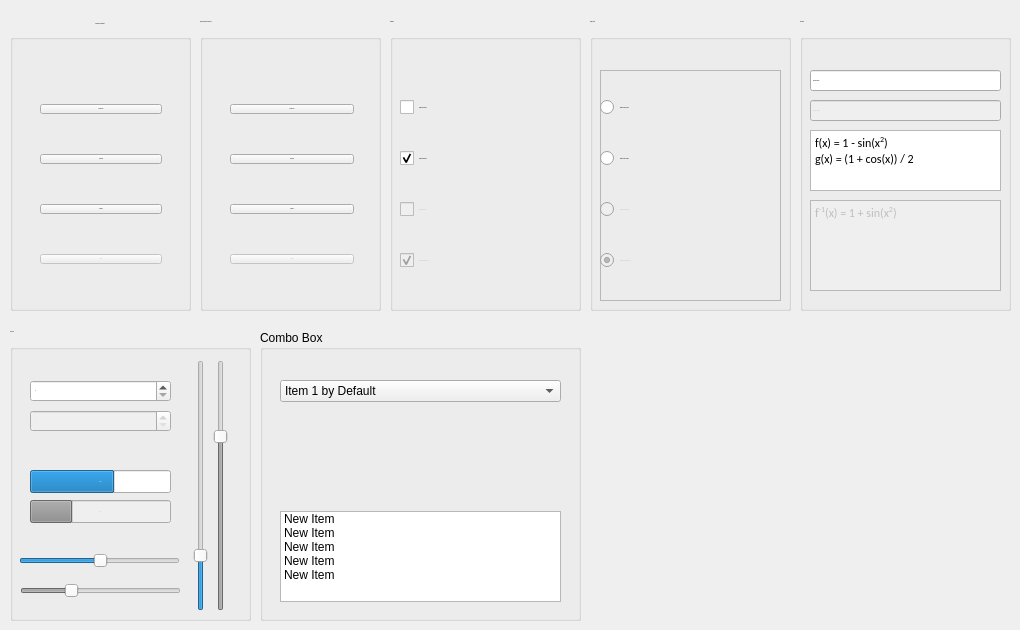
      <widget class="QWidget" name="tab_9">
       <attribute name="title">
        <string>Componets_Blue</string>
       </attribute>
       <widget class="QGroupBox" name="groupBox_15">
        <property name="geometry">
         <rect>
          <x>590</x>
          <y>20</y>
          <width>201</width>
          <height>291</height>
         </rect>
        </property>
        <property name="font">
         <font>
          <family>Calibri</family>
          <pointsize>-1</pointsize>
          <weight>50</weight>
          <italic>false</italic>
          <bold>false</bold>
         </font>
        </property>
        <property name="title">
         <string>Radio Botton</string>
        </property>
        <widget class="QFrame" name="frame_3">
         <property name="geometry">
          <rect>
           <x>10</x>
           <y>50</y>
           <width>181</width>
           <height>231</height>
          </rect>
         </property>
         <property name="frameShape">
          <enum>QFrame::StyledPanel</enum>
         </property>
         <property name="frameShadow">
          <enum>QFrame::Raised</enum>
         </property>
         <widget class="QWidget" name="verticalLayoutWidget_9">
          <property name="geometry">
           <rect>
            <x>0</x>
            <y>0</y>
            <width>181</width>
            <height>231</height>
           </rect>
          </property>
          <layout class="QVBoxLayout" name="verticalLayout_9">
           <item>
            <widget class="QRadioButton" name="radioButton_9">
             <property name="text">
              <string>Radio Button uncheck</string>
             </property>
             <property name="Blue" stdset="0">
              <bool>true</bool>
             </property>
            </widget>
           </item>
           <item>
            <widget class="QRadioButton" name="radioButton_10">
             <property name="text">
              <string>Radio Button checked</string>
             </property>
             <property name="checked">
              <bool>false</bool>
             </property>
             <property name="Blue" stdset="0">
              <bool>true</bool>
             </property>
            </widget>
           </item>
           <item>
            <widget class="QRadioButton" name="radioButton_11">
             <property name="enabled">
              <bool>false</bool>
             </property>
             <property name="text">
              <string>Radio Button unabled</string>
             </property>
            </widget>
           </item>
           <item>
            <widget class="QRadioButton" name="radioButton_12">
             <property name="enabled">
              <bool>false</bool>
             </property>
             <property name="text">
              <string>Radio Button unablecheck</string>
             </property>
             <property name="checked">
              <bool>true</bool>
             </property>
            </widget>
           </item>
          </layout>
         </widget>
        </widget>
       </widget>
       <widget class="QGroupBox" name="groupBox_16">
        <property name="geometry">
         <rect>
          <x>200</x>
          <y>20</y>
          <width>181</width>
          <height>291</height>
         </rect>
        </property>
        <property name="font">
         <font>
          <family>Calibri</family>
          <pointsize>-1</pointsize>
          <weight>50</weight>
          <italic>false</italic>
          <bold>false</bold>
         </font>
        </property>
        <property name="title">
         <string>Grayscale Button(Alternative)</string>
        </property>
        <widget class="QWidget" name="verticalLayoutWidget_10">
         <property name="geometry">
          <rect>
           <x>30</x>
           <y>50</y>
           <width>124</width>
           <height>231</height>
          </rect>
         </property>
         <layout class="QVBoxLayout" name="verticalLayout_10">
          <item>
           <widget class="QPushButton" name="pushButton_17">
            <property name="font">
             <font>
              <family>Calibri</family>
              <pointsize>-1</pointsize>
              <weight>50</weight>
              <italic>false</italic>
              <bold>false</bold>
             </font>
            </property>
            <property name="styleSheet">
             <string notr="true"/>
            </property>
            <property name="text">
             <string>Push Button</string>
            </property>
            <property name="Gray" stdset="0">
             <bool>true</bool>
            </property>
           </widget>
          </item>
          <item>
           <widget class="QPushButton" name="pushButton_18">
            <property name="font">
             <font>
              <family>Calibri</family>
              <pointsize>-1</pointsize>
              <weight>50</weight>
              <italic>false</italic>
              <bold>false</bold>
             </font>
            </property>
            <property name="text">
             <string>Hovering</string>
            </property>
            <property name="Gray" stdset="0">
             <bool>true</bool>
            </property>
           </widget>
          </item>
          <item>
           <widget class="QPushButton" name="pushButton_19">
            <property name="font">
             <font>
              <family>Calibri</family>
              <pointsize>-1</pointsize>
              <weight>50</weight>
              <italic>false</italic>
              <bold>false</bold>
             </font>
            </property>
            <property name="text">
             <string>Selected</string>
            </property>
            <property name="Gray" stdset="0">
             <bool>true</bool>
            </property>
           </widget>
          </item>
          <item>
           <widget class="QPushButton" name="pushButton_20">
            <property name="enabled">
             <bool>false</bool>
            </property>
            <property name="font">
             <font>
              <family>Calibri</family>
              <pointsize>-1</pointsize>
              <weight>50</weight>
              <italic>false</italic>
              <bold>false</bold>
             </font>
            </property>
            <property name="text">
             <string>Disable</string>
            </property>
            <property name="Gray" stdset="0">
             <bool>true</bool>
            </property>
           </widget>
          </item>
         </layout>
        </widget>
       </widget>
       <widget class="QGroupBox" name="groupBox_17">
        <property name="geometry">
         <rect>
          <x>800</x>
          <y>20</y>
          <width>211</width>
          <height>291</height>
         </rect>
        </property>
        <property name="font">
         <font>
          <family>Calibri</family>
          <pointsize>-1</pointsize>
          <weight>50</weight>
          <italic>false</italic>
          <bold>false</bold>
         </font>
        </property>
        <property name="title">
         <string>Text Editor</string>
        </property>
        <widget class="QLineEdit" name="lineEdit_5">
         <property name="geometry">
          <rect>
           <x>10</x>
           <y>50</y>
           <width>191</width>
           <height>21</height>
          </rect>
         </property>
         <property name="text">
          <string>Line Edit Enable</string>
         </property>
         <property name="Blue" stdset="0">
          <bool>true</bool>
         </property>
        </widget>
        <widget class="QTextEdit" name="textEdit_5">
         <property name="geometry">
          <rect>
           <x>10</x>
           <y>110</y>
           <width>191</width>
           <height>61</height>
          </rect>
         </property>
         <property name="html">
          <string>&lt;!DOCTYPE HTML PUBLIC &quot;-//W3C//DTD HTML 4.0//EN&quot; &quot;http://www.w3.org/TR/REC-html40/strict.dtd&quot;&gt;
&lt;html&gt;&lt;head&gt;&lt;meta name=&quot;qrichtext&quot; content=&quot;1&quot; /&gt;&lt;style type=&quot;text/css&quot;&gt;
p, li { white-space: pre-wrap; }
&lt;/style&gt;&lt;/head&gt;&lt;body style=&quot; font-family:'Calibri'; font-size:12px; font-weight:400; font-style:normal;&quot;&gt;
&lt;p style=&quot; margin-top:0px; margin-bottom:0px; margin-left:0px; margin-right:0px; -qt-block-indent:0; text-indent:0px;&quot;&gt;&lt;span style=&quot; font-size:12px;&quot;&gt;f(x) = 1 - sin(x&lt;/span&gt;&lt;span style=&quot; font-size:12px; vertical-align:super;&quot;&gt;2&lt;/span&gt;&lt;span style=&quot; font-size:12px;&quot;&gt;)&lt;/span&gt;&lt;/p&gt;
&lt;p style=&quot; margin-top:0px; margin-bottom:0px; margin-left:0px; margin-right:0px; -qt-block-indent:0; text-indent:0px;&quot;&gt;&lt;span style=&quot; font-size:12px;&quot;&gt;g(x) = (1 + cos(x)) / 2&lt;/span&gt;&lt;/p&gt;&lt;/body&gt;&lt;/html&gt;</string>
         </property>
         <property name="Blue" stdset="0">
          <bool>true</bool>
         </property>
        </widget>
        <widget class="QLineEdit" name="lineEdit_6">
         <property name="enabled">
          <bool>false</bool>
         </property>
         <property name="geometry">
          <rect>
           <x>10</x>
           <y>80</y>
           <width>191</width>
           <height>21</height>
          </rect>
         </property>
         <property name="text">
          <string>Line Edit Disable</string>
         </property>
         <property name="Orange" stdset="0">
          <bool>true</bool>
         </property>
        </widget>
        <widget class="QTextEdit" name="textEdit_7">
         <property name="enabled">
          <bool>false</bool>
         </property>
         <property name="geometry">
          <rect>
           <x>10</x>
           <y>180</y>
           <width>191</width>
           <height>91</height>
          </rect>
         </property>
         <property name="html">
          <string>&lt;!DOCTYPE HTML PUBLIC &quot;-//W3C//DTD HTML 4.0//EN&quot; &quot;http://www.w3.org/TR/REC-html40/strict.dtd&quot;&gt;
&lt;html&gt;&lt;head&gt;&lt;meta name=&quot;qrichtext&quot; content=&quot;1&quot; /&gt;&lt;style type=&quot;text/css&quot;&gt;
p, li { white-space: pre-wrap; }
&lt;/style&gt;&lt;/head&gt;&lt;body style=&quot; font-family:'Calibri'; font-size:12px; font-weight:400; font-style:normal;&quot;&gt;
&lt;p style=&quot; margin-top:0px; margin-bottom:0px; margin-left:0px; margin-right:0px; -qt-block-indent:0; text-indent:0px;&quot;&gt;&lt;span style=&quot; font-size:12px;&quot;&gt;f&lt;/span&gt;&lt;span style=&quot; font-size:12px; vertical-align:super;&quot;&gt;-1&lt;/span&gt;&lt;span style=&quot; font-size:12px;&quot;&gt;(x) = 1 + sin(x&lt;/span&gt;&lt;span style=&quot; font-size:12px; vertical-align:super;&quot;&gt;2&lt;/span&gt;&lt;span style=&quot; font-size:12px;&quot;&gt;)&lt;/span&gt;&lt;/p&gt;&lt;/body&gt;&lt;/html&gt;</string>
         </property>
         <property name="Orange" stdset="0">
          <bool>true</bool>
         </property>
        </widget>
       </widget>
       <widget class="QGroupBox" name="groupBox_18">
        <property name="geometry">
         <rect>
          <x>260</x>
          <y>330</y>
          <width>321</width>
          <height>291</height>
         </rect>
        </property>
        <property name="title">
         <string>Combo Box</string>
        </property>
        <widget class="QComboBox" name="comboBox_3">
         <property name="geometry">
          <rect>
           <x>20</x>
           <y>50</y>
           <width>281</width>
           <height>22</height>
          </rect>
         </property>
         <property name="Blue" stdset="0">
          <bool>true</bool>
         </property>
         <item>
          <property name="text">
           <string>Item 1 by Default</string>
          </property>
         </item>
         <item>
          <property name="text">
           <string>New Item</string>
          </property>
         </item>
         <item>
          <property name="text">
           <string>New Item</string>
          </property>
         </item>
         <item>
          <property name="text">
           <string>New Item</string>
          </property>
         </item>
        </widget>
        <widget class="QListWidget" name="listWidget_3">
         <property name="geometry">
          <rect>
           <x>20</x>
           <y>181</y>
           <width>281</width>
           <height>91</height>
          </rect>
         </property>
         <property name="Blue" stdset="0">
          <bool>true</bool>
         </property>
         <item>
          <property name="text">
           <string>New Item</string>
          </property>
         </item>
         <item>
          <property name="text">
           <string>New Item</string>
          </property>
         </item>
         <item>
          <property name="text">
           <string>New Item</string>
          </property>
         </item>
         <item>
          <property name="text">
           <string>New Item</string>
          </property>
         </item>
         <item>
          <property name="text">
           <string>New Item</string>
          </property>
         </item>
        </widget>
       </widget>
       <widget class="QGroupBox" name="groupBox_19">
        <property name="geometry">
         <rect>
          <x>390</x>
          <y>20</y>
          <width>191</width>
          <height>291</height>
         </rect>
        </property>
        <property name="font">
         <font>
          <family>Calibri</family>
          <pointsize>-1</pointsize>
          <weight>50</weight>
          <italic>false</italic>
          <bold>false</bold>
         </font>
        </property>
        <property name="title">
         <string>CheckBox</string>
        </property>
        <widget class="QWidget" name="verticalLayoutWidget_11">
         <property name="geometry">
          <rect>
           <x>10</x>
           <y>50</y>
           <width>177</width>
           <height>231</height>
          </rect>
         </property>
         <layout class="QVBoxLayout" name="verticalLayout_11">
          <item>
           <widget class="QCheckBox" name="checkBox_9">
            <property name="text">
             <string>Check Box uncheck</string>
            </property>
            <property name="Blue" stdset="0">
             <bool>true</bool>
            </property>
           </widget>
          </item>
          <item>
           <widget class="QCheckBox" name="checkBox_10">
            <property name="enabled">
             <bool>true</bool>
            </property>
            <property name="text">
             <string>Check Box checked</string>
            </property>
            <property name="checkable">
             <bool>true</bool>
            </property>
            <property name="checked">
             <bool>true</bool>
            </property>
            <property name="Blue" stdset="0">
             <bool>true</bool>
            </property>
           </widget>
          </item>
          <item>
           <widget class="QCheckBox" name="checkBox_11">
            <property name="enabled">
             <bool>false</bool>
            </property>
            <property name="text">
             <string>CheckBox Disable</string>
            </property>
            <property name="checked">
             <bool>false</bool>
            </property>
           </widget>
          </item>
          <item>
           <widget class="QCheckBox" name="checkBox_12">
            <property name="enabled">
             <bool>false</bool>
            </property>
            <property name="text">
             <string>CheckBox Disable Check</string>
            </property>
            <property name="checked">
             <bool>true</bool>
            </property>
           </widget>
          </item>
         </layout>
        </widget>
       </widget>
       <widget class="QGroupBox" name="groupBox_20">
        <property name="geometry">
         <rect>
          <x>10</x>
          <y>330</y>
          <width>241</width>
          <height>291</height>
         </rect>
        </property>
        <property name="font">
         <font>
          <family>Calibri</family>
          <pointsize>-1</pointsize>
          <weight>50</weight>
          <italic>false</italic>
          <bold>false</bold>
         </font>
        </property>
        <property name="title">
         <string>Adjusting</string>
        </property>
        <widget class="QSpinBox" name="spinBox_5">
         <property name="geometry">
          <rect>
           <x>20</x>
           <y>50</y>
           <width>141</width>
           <height>22</height>
          </rect>
         </property>
         <property name="Blue" stdset="0">
          <bool>true</bool>
         </property>
        </widget>
        <widget class="QSpinBox" name="spinBox_6">
         <property name="enabled">
          <bool>false</bool>
         </property>
         <property name="geometry">
          <rect>
           <x>20</x>
           <y>80</y>
           <width>141</width>
           <height>22</height>
          </rect>
         </property>
        </widget>
        <widget class="QProgressBar" name="progressBar_5">
         <property name="enabled">
          <bool>true</bool>
         </property>
         <property name="geometry">
          <rect>
           <x>20</x>
           <y>140</y>
           <width>141</width>
           <height>23</height>
          </rect>
         </property>
         <property name="value">
          <number>60</number>
         </property>
         <property name="Blue" stdset="0">
          <bool>true</bool>
         </property>
        </widget>
        <widget class="QProgressBar" name="progressBar_6">
         <property name="enabled">
          <bool>false</bool>
         </property>
         <property name="geometry">
          <rect>
           <x>20</x>
           <y>170</y>
           <width>141</width>
           <height>23</height>
          </rect>
         </property>
         <property name="value">
          <number>30</number>
         </property>
        </widget>
        <widget class="QSlider" name="horizontalSlider_5">
         <property name="geometry">
          <rect>
           <x>9</x>
           <y>220</y>
           <width>161</width>
           <height>22</height>
          </rect>
         </property>
         <property name="value">
          <number>50</number>
         </property>
         <property name="orientation">
          <enum>Qt::Horizontal</enum>
         </property>
         <property name="Blue" stdset="0">
          <bool>true</bool>
         </property>
        </widget>
        <widget class="QSlider" name="horizontalSlider_6">
         <property name="enabled">
          <bool>false</bool>
         </property>
         <property name="geometry">
          <rect>
           <x>10</x>
           <y>250</y>
           <width>161</width>
           <height>22</height>
          </rect>
         </property>
         <property name="value">
          <number>30</number>
         </property>
         <property name="orientation">
          <enum>Qt::Horizontal</enum>
         </property>
        </widget>
        <widget class="QSlider" name="verticalSlider_5">
         <property name="geometry">
          <rect>
           <x>180</x>
           <y>30</y>
           <width>22</width>
           <height>251</height>
          </rect>
         </property>
         <property name="value">
          <number>20</number>
         </property>
         <property name="orientation">
          <enum>Qt::Vertical</enum>
         </property>
         <property name="Blue" stdset="0">
          <bool>true</bool>
         </property>
        </widget>
        <widget class="QSlider" name="verticalSlider_6">
         <property name="enabled">
          <bool>false</bool>
         </property>
         <property name="geometry">
          <rect>
           <x>200</x>
           <y>30</y>
           <width>22</width>
           <height>251</height>
          </rect>
         </property>
         <property name="value">
          <number>70</number>
         </property>
         <property name="orientation">
          <enum>Qt::Vertical</enum>
         </property>
        </widget>
       </widget>
       <widget class="QGroupBox" name="groupBox_21">
        <property name="geometry">
         <rect>
          <x>10</x>
          <y>20</y>
          <width>181</width>
          <height>291</height>
         </rect>
        </property>
        <property name="font">
         <font>
          <family>Calibri</family>
          <pointsize>-1</pointsize>
          <weight>50</weight>
          <italic>false</italic>
          <bold>false</bold>
         </font>
        </property>
        <property name="title">
         <string>Colored Button(Default)</string>
        </property>
        <property name="alignment">
         <set>Qt::AlignCenter</set>
        </property>
        <widget class="QWidget" name="verticalLayoutWidget_12">
         <property name="geometry">
          <rect>
           <x>30</x>
           <y>50</y>
           <width>122</width>
           <height>231</height>
          </rect>
         </property>
         <layout class="QVBoxLayout" name="verticalLayout_12">
          <item>
           <widget class="QPushButton" name="pushButton_21">
            <property name="font">
             <font>
              <family>Calibri</family>
              <pointsize>-1</pointsize>
              <weight>50</weight>
              <italic>false</italic>
              <bold>false</bold>
             </font>
            </property>
            <property name="text">
             <string>Push Button</string>
            </property>
            <property name="Blue" stdset="0">
             <bool>true</bool>
            </property>
           </widget>
          </item>
          <item>
           <widget class="QPushButton" name="pushButton_22">
            <property name="font">
             <font>
              <family>Calibri</family>
              <pointsize>-1</pointsize>
              <weight>50</weight>
              <italic>false</italic>
              <bold>false</bold>
             </font>
            </property>
            <property name="text">
             <string>Hovering</string>
            </property>
            <property name="Blue" stdset="0">
             <bool>true</bool>
            </property>
           </widget>
          </item>
          <item>
           <widget class="QPushButton" name="pushButton_23">
            <property name="font">
             <font>
              <family>Calibri</family>
              <pointsize>-1</pointsize>
              <weight>50</weight>
              <italic>false</italic>
              <bold>false</bold>
             </font>
            </property>
            <property name="text">
             <string>Selected</string>
            </property>
            <property name="Blue" stdset="0">
             <bool>true</bool>
            </property>
           </widget>
          </item>
          <item>
           <widget class="QPushButton" name="pushButton_24">
            <property name="enabled">
             <bool>false</bool>
            </property>
            <property name="font">
             <font>
              <family>Calibri</family>
              <pointsize>-1</pointsize>
              <weight>50</weight>
              <italic>false</italic>
              <bold>false</bold>
             </font>
            </property>
            <property name="text">
             <string>Disable</string>
            </property>
            <property name="Blue" stdset="0">
             <bool>true</bool>
            </property>
           </widget>
          </item>
         </layout>
        </widget>
       </widget>
      </widget>
